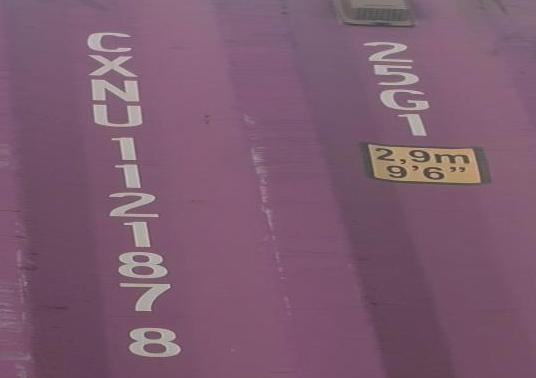
#> input picture gain_samples/sample10_crop.jpg, 536 x 378 px, found by its file name
$ python -i gap_detection_contact_sheets.py   (imports and definitions only)   (older library calls are emulated)
#> lines starting #> are read from the running program, lines starting #| are printed output that depends on the picture
### scripts/paddle_finetune/gap_detection.py
"""
Gap-detection heuristic candidates for right_column_bleed tall crops.

Detection-only, no cropping. Each crop is a tall/narrow container-code
region (vertically-stacked characters) with an adjacent ISO-type/
dimension-plate column bleeding in from the right. The goal is to find the
vertical whitespace/uniform-paint strip that separates the two columns, so
a later step can crop past it.

Three candidate per-column signals, all fed through the same
find_widest_gap() run-finder so they're compared apples-to-apples:

1. column_variance   -- np.var of grayscale intensity down each column.
   Cheap, no tuning. A uniform (background/paint) column has low variance;
   a column crossing character strokes has high variance. Weakness: a
   column that's uniformly a DIFFERENT color (e.g. a paint discoloration
   stripe, a shadow band) also reads as "low variance" even though it
   isn't the real gap.

2. column_bg_deviation -- mean absolute deviation from the crop's own
   median grayscale value (used as a background-paint estimate, since
   background pixels typically outnumber character-stroke pixels even
   with bleed content included). More specific than variance: a
   differently-colored-but-uniform stripe won't fool this one as easily,
   since it directly checks "does this column actually look like
   background", not just "is this column internally uniform". Weakness:
   the median-based background estimate can drift if bleed content
   occupies a large fraction of the crop, or under a strong lighting
   gradient across the crop.

3. column_edge_density -- mean Sobel gradient magnitude per column
   (Gaussian-blurred first to suppress JPEG-noise edges). Most robust to
   smooth lighting gradients (a slow brightness ramp across a true gap
   produces near-zero local gradient even though it would raise
   variance/deviation), since it measures local contrast, not absolute
   level. Weakness: more compute, and can be fooled by genuine texture
   (rust, scratches, dirt) inside what's actually a gap.

All three operate on the full crop height (rows), producing one scalar per
column (width), so "gap" here means a vertical strip, matching the
physical layout (code column left, bleed column right).
"""
import numpy as np
import cv2
from PIL import Image
from scipy.ndimage import binary_closing


def load_grayscale(path):
    with Image.open(path) as im:
#> im is the input picture: PIL image 536x378 RGB; mean R, G, B 125.5, 91.7, 112.3
        gray = np.array(im.convert("L"), dtype=np.float64)
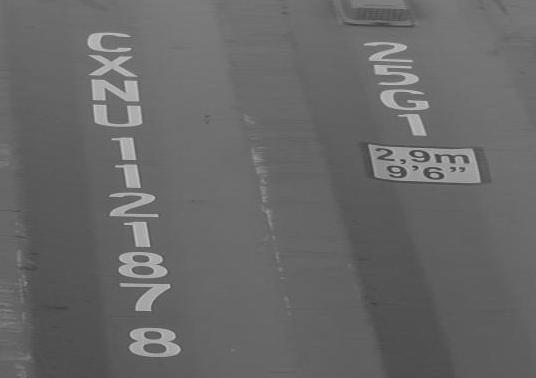
#> gray: shape (378, 536) float64; min 51, max 199, mean 104.1
    return gray  # shape (H, W)


def column_variance(gray):
    return gray.var(axis=0)


def column_bg_deviation(gray):
    bg = np.median(gray)
    return np.mean(np.abs(gray - bg), axis=0)


def column_edge_density(gray):
    gray_u8 = gray.astype(np.uint8)
    blurred = cv2.GaussianBlur(gray_u8, (3, 3), 0)
    gx = cv2.Sobel(blurred, cv2.CV_64F, 1, 0, ksize=3)
    gy = cv2.Sobel(blurred, cv2.CV_64F, 0, 1, ksize=3)
    mag = np.sqrt(gx ** 2 + gy ** 2)
    return mag.mean(axis=0)


METHODS = {
    "column_variance": column_variance,
    "column_bg_deviation": column_bg_deviation,
    "column_edge_density": column_edge_density,
}


def otsu_threshold(values, bins=256):
    """1D Otsu threshold (inter-class variance maximization) over an
    arbitrary-scale array -- used instead of a fixed percentile because a
    fixed percentile assumes a roughly-known content/background ratio, and
    that ratio varies a lot crop to crop (confirmed on real data: a 30th-
    percentile split badly misclassified both the left margin AND the real
    gap as "content" on a 225px-wide sample where content only covered
    ~40% of the width). Otsu finds the split the data itself supports."""
    hist, bin_edges = np.histogram(values, bins=bins)
    hist = hist.astype(np.float64)
    bin_centers = (bin_edges[:-1] + bin_edges[1:]) / 2
    total = hist.sum()
    sum_total = (hist * bin_centers).sum()
    sum_b, w_b = 0.0, 0.0
    max_var, threshold = -1.0, bin_centers[0]
    for i in range(len(hist)):
        w_b += hist[i]
        if w_b == 0:
            continue
        w_f = total - w_b
        if w_f == 0:
            break
        sum_b += hist[i] * bin_centers[i]
        m_b = sum_b / w_b
        m_f = (sum_total - sum_b) / w_f
        var_between = w_b * w_f * (m_b - m_f) ** 2
        if var_between > max_var:
            max_var, threshold = var_between, bin_centers[i]
    return threshold


def find_widest_gap(signal, margin_frac=0.02,
                     min_run_frac=0.02, contrast_ratio=0.6, close_frac=0.05):
    """Given a per-column activity signal, find the real code/bleed gap:
    the first sufficiently-wide low-activity run that comes AFTER the
    first sufficiently-wide high-activity run (the code column itself).

    This is NOT simply "the widest low-activity run in the crop" -- an
    earlier version was, and turned out to be wrong on real crops: the
    left edge-padding before the code text even starts is itself a
    low-activity run, and on several sampled crops it was wider/more
    uniform than the actual code-to-bleed gap, so "widest run anywhere"
    pointed at the left margin instead of the real boundary (confirmed by
    eye on 2 of 6 visually-checked samples before this fix). Scanning
    left-to-right for "first real content block, then first real gap
    after it" structurally skips any leading margin, since a leading low
    run -- however wide -- is never mistaken for the content block itself.

    Before run-finding, a morphological closing (close_frac) merges any
    low-activity dip narrower than that fraction of the width back into
    "content". This turned out to matter in practice too: characters
    stacked one-per-row taper in width (a narrow "1" vs. a wide "U"), so
    the code block's own column signal can dip briefly near its left/right
    edges where only the wider characters reach -- without closing, that
    dip got misread as the real gap on at least one visually-checked
    sample, cutting the line straight through the code's edge.

    Returns a dict with:
      gap_x        -- midpoint column index of the detected gap run
                       (None if no run found at all)
      run_start, run_end -- column bounds of that run (end exclusive)
      run_width    -- width in columns of that run
      ambiguous    -- True if no clean content-block-then-gap pattern was
                       found (e.g. code and bleed content run together
                       with no sufficiently wide low-activity run between
                       them) -- i.e. no confidently-detectable gap, not
                       just "found a gap at position X".
    """
    W = len(signal)
    margin = max(1, int(round(W * margin_frac)))
    lo, hi = margin, W - margin
    if hi <= lo:
        return {"gap_x": None, "run_start": None, "run_end": None,
                "run_width": 0, "ambiguous": True}

    zone = signal[lo:hi]
    thresh = otsu_threshold(zone)
    is_high = zone > thresh  # True = content-like, False = background-like

    close_px = max(1, int(round(len(zone) * close_frac)))
    is_high = binary_closing(is_high, structure=np.ones(close_px, dtype=bool))

    runs = []  # list of (is_high, start, end) end exclusive
    start = 0
    cur = bool(is_high[0])
    for i in range(1, len(is_high)):
        if bool(is_high[i]) != cur:
            runs.append((cur, start, i))
            start = i
            cur = bool(is_high[i])
    runs.append((cur, start, len(is_high)))

    min_run_px = max(2, int(round(W * min_run_frac)))

    first_content_idx = None
    for idx, (is_h, s, e) in enumerate(runs):
        if is_h and (e - s) >= min_run_px:
            first_content_idx = idx
            break

    if first_content_idx is None:
        return {"gap_x": None, "run_start": None, "run_end": None,
                "run_width": 0, "ambiguous": True}

    gap_run = None
    for idx in range(first_content_idx + 1, len(runs)):
        is_h, s, e = runs[idx]
        if (e - s) < min_run_px:
            continue  # too narrow to be either a real gap or a real content block -- skip past noise
        if not is_h:
            gap_run = (s, e)
        break  # first sufficiently-wide run after the content block, whichever kind it is

    if gap_run is None:
        return {"gap_x": None, "run_start": None, "run_end": None,
                "run_width": 0, "ambiguous": True}

    run_start, run_end = gap_run
    run_width = run_end - run_start

    run_vals = zone[run_start:run_end]
    rest_vals = np.concatenate([zone[:run_start], zone[run_end:]])
    run_mean = run_vals.mean()
    rest_mean = rest_vals.mean() if len(rest_vals) else run_mean
    contrast_ok = (rest_mean <= 1e-9) or (run_mean <= contrast_ratio * rest_mean)

    ambiguous = not contrast_ok

    gap_x = lo + (run_start + run_end) / 2.0
    return {
        "gap_x": gap_x,
        "run_start": lo + run_start,
        "run_end": lo + run_end,
        "run_width": run_width,
        "ambiguous": bool(ambiguous),
    }


def detect_all_methods(image_path):
    """Returns {method_name: find_widest_gap(...) result} for one crop."""
    gray = load_grayscale(image_path)
    results = {}
    for name, fn in METHODS.items():
        signal = fn(gray)
        results[name] = find_widest_gap(signal)
#> this loop made 3 passes
#> (thresh in find_widest_gap, run_mean in find_widest_gap, rest_mean in find_widest_gap, gap_x in find_widest_gap) on passes 1, 3: (436.5, 61.09, 399.6, 267.5), (19.94, 5.4, 18.64, 266.5)
#> (thresh in find_widest_gap, run_mean in find_widest_gap, rest_mean in find_widest_gap, gap_x in find_widest_gap) on pass 2: (14.65, 6.34, 14.56, 265.5)
#> pass 3, in column_edge_density, `gx = cv2.Sobel(blurred, cv2.CV_64F, 1, 0, ksize=3)`:
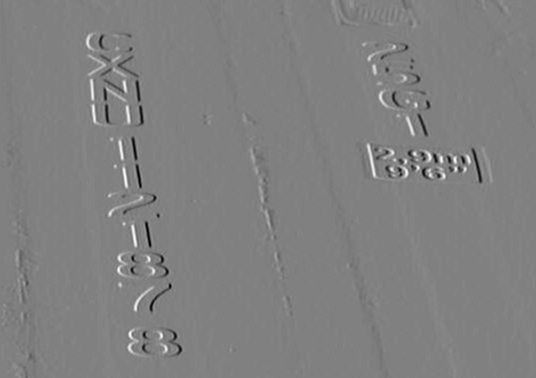
#> gx: shape (378, 536) float64; min -264, max 258, mean 0; drawn with min black and max white
#> pass 3, in column_edge_density, `gy = cv2.Sobel(blurred, cv2.CV_64F, 0, 1, ksize=3)`:
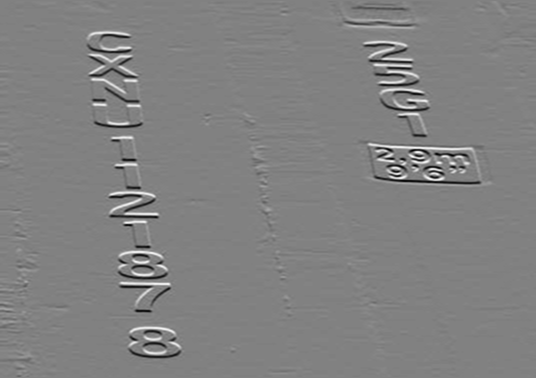
#> gy: shape (378, 536) float64; min -263, max 254, mean -0.5; drawn with min black and max white
#> after the loop, results = 3 items
    return results

### scripts/paddle_finetune/gap_detection_contact_sheets.py
"""
Save contact-sheet grid images visualizing the gap_detection.py candidate
methods across all 218 right_column_bleed crops -- a fast, non-interactive
way to eyeball whether the detected line consistently lands between the
code column and the bleed column.

Detection + visualization only -- does NOT crop, save cropped images, or
touch OCR/inference code. Does NOT modify tall_crop_bleed_labels.csv,
gap_detection_results.csv, or any other existing file; only reads them and
writes new PNGs.

Each crop gets ONE overlay (not 3 side-by-side panels) with all three
methods' detected gap drawn as a distinct-colored vertical line -- chosen
over separate panels because these crops are narrow/tall already, so three
colored lines on one image are easy to compare directly (do they land on
top of each other or not) without tripling the already-cramped width.

Usage: python3 scripts/paddle_finetune/gap_detection_contact_sheets.py
Writes: data/paddle_finetune/gap_detection_viz/contact_sheets/sheet_XX.png
"""
import csv
import os
import sys

REPO_ROOT = '/home/shashwatkumar/Testing/container_ocr_test'
sys.path.insert(0, REPO_ROOT)
sys.path.insert(0, os.path.join(REPO_ROOT, 'scripts/paddle_finetune'))
# [1 line not run here, left out]

from PIL import Image, ImageDraw, ImageFont  # noqa: E402
from gap_detection import detect_all_methods  # noqa: E402

LABELS_CSV = os.path.join(REPO_ROOT, 'data/paddle_finetune/tall_crop_bleed_labels.csv')
DATASET_DIR = os.path.join(REPO_ROOT, 'data/paddle_finetune/dataset')
OUT_DIR = os.path.join(REPO_ROOT, 'data/paddle_finetune/gap_detection_viz/contact_sheets')

COLORS = {
    'column_variance': (255, 60, 60),
    'column_bg_deviation': (60, 200, 60),
    'column_edge_density': (60, 140, 255),
}

CELL_H = 260          # thumbnail height, aspect-preserved
CELL_W = 160           # thumbnail cell width (crop centered/padded into this)
LABEL_H = 34           # per-cell caption strip height
COLS = 5
ROWS = 4
PER_SHEET = COLS * ROWS
PAD = 6


def make_thumbnail_with_overlay(rel_path):
    full_path = os.path.join(DATASET_DIR, rel_path)
    results = detect_all_methods(full_path)
#> results = 3 items
    img = Image.open(full_path).convert('RGB')
    W, H = img.size
#> W = 536; H = 378
    draw = ImageDraw.Draw(img)
    for method, color in COLORS.items():
        res = results[method]
        if res['gap_x'] is not None:
            x = int(round(res['gap_x']))
            draw.line([(x, 0), (x, H)], fill=color, width=max(1, W // 150))
#> this loop made 3 passes
#> x on passes 1 to 3: 268, 266, 266

    scale = CELL_H / H
#> scale = 0.688
    new_w = max(1, int(round(W * scale)))
#> new_w = 369
    img = img.resize((new_w, CELL_H), Image.LANCZOS)

    cell = Image.new('RGB', (CELL_W, CELL_H), (30, 30, 30))
#> cell: PIL image 160x260 RGB; every value is 30
    offset_x = max(0, (CELL_W - new_w) // 2)
#> offset_x = 0
    if new_w > CELL_W:
        img = img.resize((CELL_W, CELL_H), Image.LANCZOS)
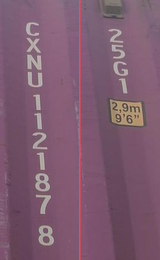
#> img: PIL image 160x260 RGB; mean R, G, B 125.5, 91.8, 112.8
        offset_x = 0
    cell.paste(img, (offset_x, 0))
    return cell, results


# [46 lines left out: functions caption_lines, build_sheets, not called in this run]


# [2 lines not run here, left out]

>>> result = make_thumbnail_with_overlay('../../gain_samples/sample10_crop.jpg')

$ run again, on gain_samples/sample11_crop.jpg
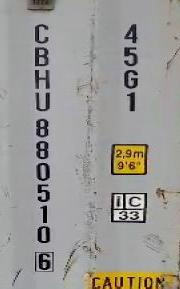
#> input picture gain_samples/sample11_crop.jpg, 180 x 289 px, found by its file name
#> in load_grayscale, im is the input picture: PIL image 180x289 RGB; mean R, G, B 155.4, 153.7, 149.9
#> the loop in detect_all_methods, `for name, fn in METHODS.items():` made 3 passes
#> (thresh in find_widest_gap, run_mean in find_widest_gap, rest_mean in find_widest_gap) on passes 1, 3: (1625.2, 184.9, 1167.4), (75.4, 21.06, 66.08)
#> pass 3, in column_edge_density, `gy = cv2.Sobel(blurred, cv2.CV_64F, 0, 1, ksize=3)`:
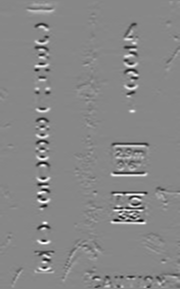
#> gy: shape (289, 180) float64; min -538, max 473, mean -0.1; drawn with min black and max white
#> after the loop in detect_all_methods, `for name, fn in METHODS.items():`: results = 3 items
#> cell: PIL image 160x260 RGB; every value is 30
#> in make_thumbnail_with_overlay, `img = img.resize((CELL_W, CELL_H), Image.LANCZOS)`:
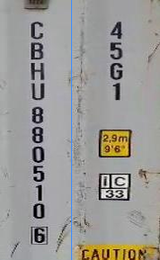
#> img: PIL image 160x260 RGB; mean R, G, B 154.9, 153.6, 150.5

$ run again, on gain_samples/sample12_crop.jpg
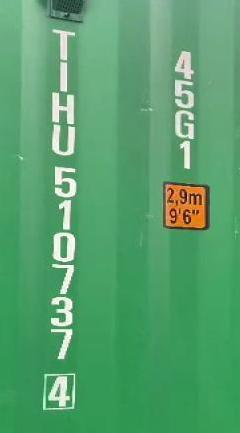
#> input picture gain_samples/sample12_crop.jpg, 240 x 433 px, found by its file name
#> in load_grayscale, im is the input picture: PIL image 240x433 RGB; mean R, G, B 87.8, 160.8, 110.6
#> in load_grayscale, `gray = np.array(im.convert("L"), dtype=np.float64)`:
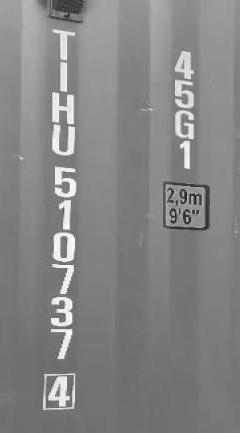
#> gray: shape (433, 240) float64; min 23, max 254, mean 133.2
#> the loop in detect_all_methods, `for name, fn in METHODS.items():` made 3 passes
#> (thresh in find_widest_gap, run_mean in find_widest_gap, rest_mean in find_widest_gap, contrast_ok in find_widest_gap, ambiguous in find_widest_gap, gap_x in find_widest_gap) on passes 1, 3: (1477.9, 287.5, 864.5, True, False, 130), (58.03, 12.67, 37.16, True, False, 129.5)
#> after the loop in detect_all_methods, `for name, fn in METHODS.items():`: results = 3 items
#> in make_thumbnail_with_overlay, `cell.paste(img, (offset_x, 0))`:
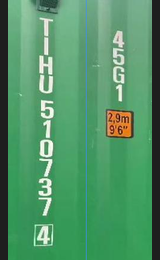
#> cell: PIL image 160x260 RGB; mean R, G, B 82, 147.7, 103.1

$ run again, on gain_samples/sample1_crop.jpg
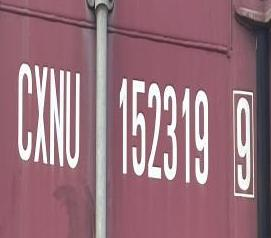
#> input picture gain_samples/sample1_crop.jpg, 271 x 238 px, found by its file name
#> in load_grayscale, im is the input picture: PIL image 271x238 RGB; mean R, G, B 152.2, 113.4, 123.7
#> in load_grayscale, `gray = np.array(im.convert("L"), dtype=np.float64)`:
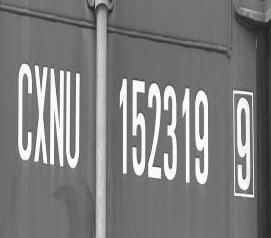
#> gray: shape (238, 271) float64; min 17, max 255, mean 126.2
#> the loop in detect_all_methods, `for name, fn in METHODS.items():` made 3 passes
#> (thresh in find_widest_gap, run_mean in find_widest_gap, rest_mean in find_widest_gap, gap_x in find_widest_gap) on passes 1, 3: (1780.4, 290.8, 1837.9, 101), (75.23, 30.65, 75.59, 88)
#> after the loop in detect_all_methods, `for name, fn in METHODS.items():`: results = 3 items
#> the loop in make_thumbnail_with_overlay, `for method, color in COLORS.items():` made 3 passes
#> x on passes 1 to 3: 101, 88, 88
#> cell: PIL image 160x260 RGB; every value is 30
#> in make_thumbnail_with_overlay, `img = img.resize((CELL_W, CELL_H), Image.LANCZOS)`:
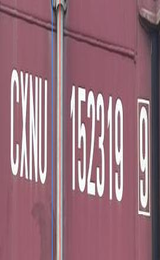
#> img: PIL image 160x260 RGB; mean R, G, B 151.8, 112.9, 123.5
